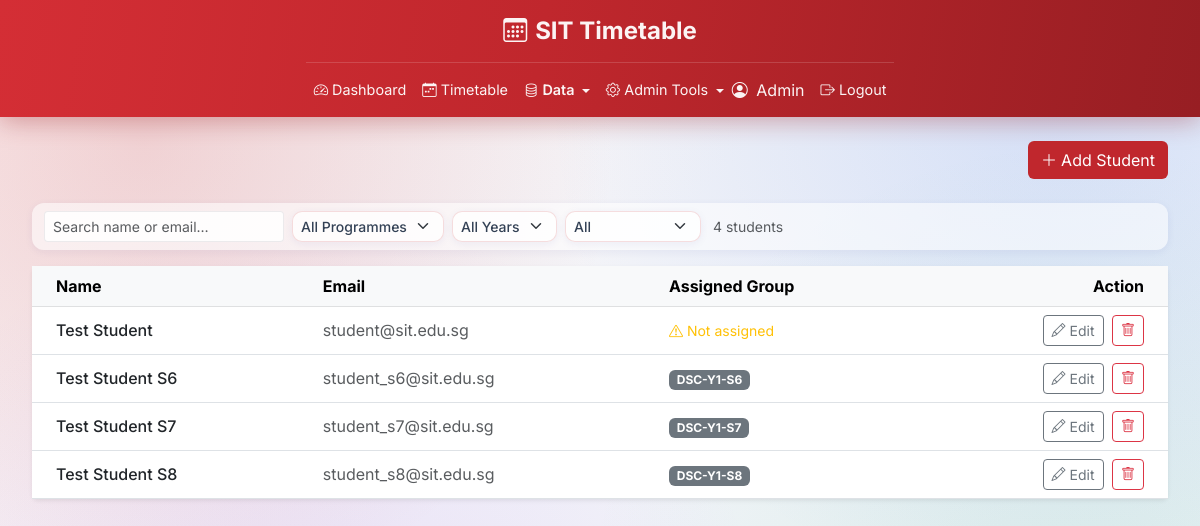
Page /admin/students (signed in) on the earlier database version.
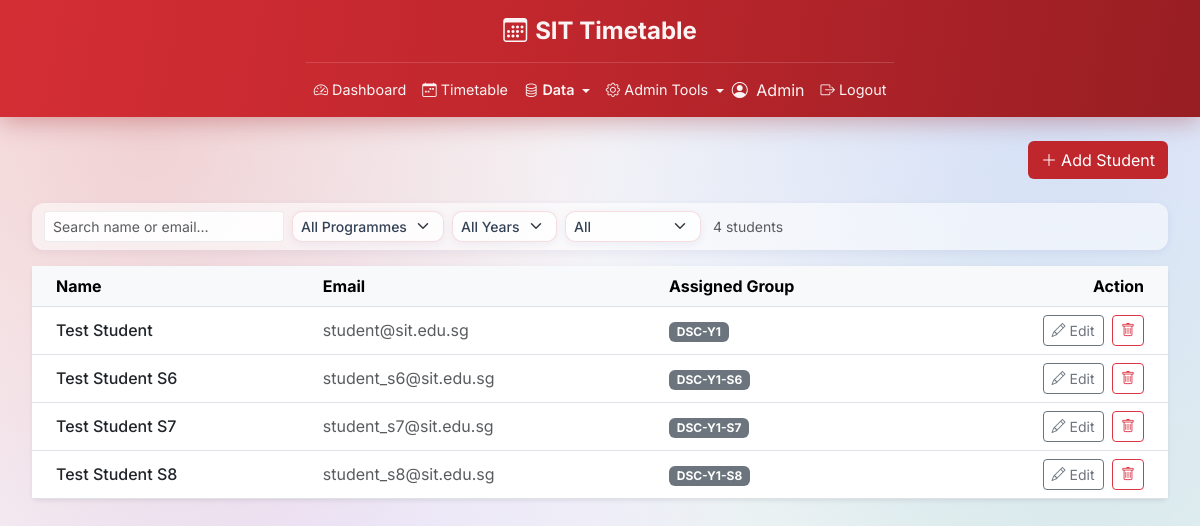
Same page on the later database version.
### app/models/user.py (models this page shows, shortened)
class User(UserMixin, db.Model):
    __tablename__ = 'users'
    id = db.Column(db.Integer, primary_key=True)
    name = db.Column(db.String(100), nullable=False)
    email = db.Column(db.String(120), unique=True, nullable=False)
    password_hash = db.Column(db.String(256), nullable=False)
    role = db.Column(db.Enum('admin', 'professor', 'student'), nullable=False)
    student_group_id = db.Column(
        db.Integer,
        db.ForeignKey('student_groups.id', ondelete='SET NULL'),
        nullable=True,
    )
    student_group = db.relationship('StudentGroup', foreign_keys=[student_group_id])

### app/models/student_group.py (models this page shows, shortened)
class StudentGroup(db.Model):
    __tablename__ = 'student_groups'
    id = db.Column(db.Integer, primary_key=True)
    programme_id = db.Column(db.Integer, db.ForeignKey('programmes.id'), nullable=False)
    year_level = db.Column(db.Integer, nullable=False)                          # 1, 2, or 3
    group_label = db.Column(db.String(20), nullable=False)                      # e.g. 'DSC-Y2' or 'DSC-Y2-A'
    intake_size = db.Column(db.Integer, nullable=False)                         # number of students in this group
    parent_id = db.Column(db.Integer, db.ForeignKey('student_groups.id'), nullable=True)  # NULL if top-level group
    programme = db.relationship('Programme', backref='student_groups')
    sub_groups = db.relationship('StudentGroup', backref=db.backref('parent', remote_side=[id]))

### app/routes/admin.py (the view)
@admin_bp.route('/students')
@login_required
def students():
    all_students = (User.query
                    .filter_by(role='student')
                    .order_by(User.name)
                    .all())
    return render_template('admin/students.html', students=all_students)

### app/models/user.py (called while the page is built)
@login_manager.user_loader
def load_user(user_id):
    return User.query.get(int(user_id))

### app/routes/admin.py (called while the page is built)
@admin_bp.before_request
@login_required
def require_admin():
    if not current_user.is_authenticated:
        return redirect(url_for('auth.login'))
    if current_user.role != 'admin':
        abort(403)

### app/templates/admin/students.html (shortened to what this page needs)
{% extends 'base.html' %}
{% block content %}
<div class="d-flex justify-content-end align-items-center mb-4">
    <a href="{{ url_for('admin.student_add') }}" class="btn text-white" style="background-color:#c0272d;">
        <i class="bi bi-plus-lg me-1"></i>Add Student
    </a>
</div>
{% if students %}
{% set programmes = students | selectattr('student_group') | map(attribute='student_group.programme.code') | unique | sort | list %}
{% set years = students | selectattr('student_group') | map(attribute='student_group.year_level') | unique | sort | list %}
<div class="filter-bar mb-3 d-flex flex-wrap gap-2 align-items-center">
    <input type="text" id="student-search" class="form-control form-control-sm" style="max-width:240px;"
           placeholder="Search name or email…" oninput="applyStudentFilters()">
    <select class="form-select form-select-sm select-glass" style="width:auto;" aria-label="Programme filter"
            onchange="setStudentFilter('programme', this.value)">
        <option value="all">All Programmes</option>
    </select>
    <select class="form-select form-select-sm select-glass" style="width:auto;" aria-label="Year filter"
            onchange="setStudentFilter('year', this.value)">
        <option value="all">All Years</option>
    </select>
    <select class="form-select form-select-sm select-glass" style="width:auto;" aria-label="Assignment filter"
            onchange="setStudentFilter('assigned', this.value)">
        <option value="all">All</option>
    </select>
    <span id="student-count" class="text-muted small ms-1"></span>
</div>
{% endif %}
<div class="card border-0 shadow-sm">
    <div class="card-body p-0">
        {% if students %}
        <table class="table table-hover align-middle mb-0">
            <thead class="table-light">
                <tr>
                    <th class="ps-4">Name</th>
                    <th>Email</th>
                    <th>Assigned Group</th>
                    <th class="text-end pe-4">Action</th>
                </tr>
            </thead>
            <tbody>
                {% for s in students %}
                <tr data-programme="{{ s.student_group.programme.code if s.student_group else '' }}"
                    data-year="{{ s.student_group.year_level if s.student_group else '' }}"
                    data-assigned="{{ 'yes' if s.student_group else 'no' }}">
                    <td class="ps-4 fw-medium">{{ s.name }}</td>
                    <td class="text-muted">{{ s.email }}</td>
                    <td>
                        {% if s.student_group %}
                            <span class="badge bg-secondary">{{ s.student_group.group_label }}</span>
                        {% else %}
                            <span class="text-warning small"><i class="bi bi-exclamation-triangle me-1"></i>Not assigned</span>
                        {% endif %}
                    </td>
                    <td class="text-end pe-4">
                        <a href="{{ url_for('admin.student_edit', user_id=s.id) }}"
                           class="btn btn-sm btn-outline-secondary me-1">
                            <i class="bi bi-pencil me-1"></i>Edit
                        </a>
                        <form method="POST" action="{{ url_for('admin.student_delete', user_id=s.id) }}"
                              class="d-inline"
                              onsubmit="return confirm('Delete account for {{ s.name }}? This cannot be undone.')">
                            <button type="submit" class="btn btn-sm btn-outline-danger">
                                <i class="bi bi-trash"></i>
                            </button>
                        </form>
                    </td>
                </tr>
                {% endfor %}
            </tbody>
        </table>
        {% endif %}
    </div>
</div>
{% endblock %}

### app/templates/base.html (shortened to what this page needs)
<!DOCTYPE html>
<html lang="en">
<head>
    <link href="https://cdn.jsdelivr.net/npm/bootstrap@5.3.0/dist/css/bootstrap.min.css" rel="stylesheet">
    <link href="https://cdn.jsdelivr.net/npm/bootstrap-icons@1.10.5/font/bootstrap-icons.css" rel="stylesheet">
</head>
<body>
    <nav class="navbar navbar-expand-lg navbar-sit p-0">
        <div class="app-container">
            <div class="d-flex justify-content-center py-2 border-bottom" style="border-color: rgba(255,255,255,0.15) !important;">
                <a class="navbar-brand fw-bold fs-4 m-0 d-flex align-items-center" href="#">
                    <i class="bi bi-calendar3 me-2"></i>SIT Timetable
                </a>
            </div>
            <div class="d-flex align-items-center py-2">
            <div class="collapse navbar-collapse" id="navbarMain">
                <ul class="navbar-nav me-auto mb-2 mb-lg-0">
                    {% if current_user.is_authenticated %}
                        {% if current_user.role == 'admin' %}
                            {% set data_active = request.endpoint and (
                                request.endpoint.startswith('admin.course') or
                                request.endpoint.startswith('admin.professor') or
                                request.endpoint.startswith('admin.student') or
                                request.endpoint.startswith('admin.room')
                            ) %}
                            {% set tools_active = request.endpoint in ('admin.declarations', 'admin.timetable_flags',
                                'admin.data_import', 'admin.audit_log', 'admin.system_info', 'admin.constraint_settings')
                                or (request.endpoint and 'event' in request.endpoint) %}
                            <li class="nav-item">
                                <a class="nav-link {% if request.endpoint == 'admin.dashboard' %}active{% endif %}"
                                   href="{{ url_for('admin.dashboard') }}">
                                    <i class="bi bi-speedometer2 me-1"></i>Dashboard
                                </a>
                            </li>
                            <li class="nav-item">
                                <a class="nav-link {% if request.endpoint == 'admin.timetable' %}active{% endif %}"
                                   href="{{ url_for('admin.timetable') }}">
                                    <i class="bi bi-calendar-week me-1"></i>Timetable
                                </a>
                            </li>
                            <li class="nav-item dropdown">
                                <a class="nav-link dropdown-toggle {% if data_active %}active{% endif %}"
                                   href="#" role="button" data-bs-toggle="dropdown">
                                    <i class="bi bi-database me-1"></i>Data
                                </a>
                            </li>
                            <li class="nav-item dropdown">
                                <a class="nav-link dropdown-toggle {% if tools_active %}active{% endif %}"
                                   href="#" role="button" data-bs-toggle="dropdown" style="position: relative;">
                                    <i class="bi bi-gear me-1"></i>Admin Tools
                                </a>
                            </li>
                        {% endif %}
                    {% endif %}
                </ul>
                {% if current_user.is_authenticated %}
                <ul class="navbar-nav ms-auto align-items-center">
                    <li class="nav-item me-2">
                        <span class="navbar-text">
                            <i class="bi bi-person-circle me-1"></i>
                            {{ current_user.name }}
                        </span>
                    </li>
                    <li class="nav-item">
                        <form method="POST" action="{{ url_for('auth.logout') }}" class="m-0">
                            <button type="submit" class="nav-link btn btn-link border-0">
                                <i class="bi bi-box-arrow-right me-1"></i>Logout
                            </button>
                        </form>
                    </li>
                </ul>
                {% endif %}
            </div>
            </div>
        </div>
    </nav>
    <main class="app-container my-4">
        {% block content %}{% endblock %}
    </main>
</body>
</html>

### app/templates/base.html (style rules this page uses)
:root { --bs-body-font-family: 'Inter', -apple-system, BlinkMacSystemFont, 'Segoe UI', Roboto, Helvetica, Arial, sans-serif; --bs-font-sans-serif: 'Inter', -apple-system, BlinkMacSystemFont, 'Segoe UI', Roboto, Helvetica, Arial, sans-serif; }
.btn { white-space: nowrap; }
.navbar-sit { background: linear-gradient(100deg, #d42e35 0%, #c0272d 45%, #971e23 100%); box-shadow: 0 4px 24px rgba(150, 20, 25, 0.35); }
.navbar-sit .navbar-brand, .navbar-sit .nav-link, .navbar-sit .navbar-text { color: rgba(255, 255, 255, 0.95) !important; }
.navbar-sit .nav-link.active { font-weight: 600; }
.navbar-sit .nav-link { font-size: 0.9rem; padding-left: 0.7rem; padding-right: 0.7rem; }
.navbar-sit .dropdown-toggle::after { vertical-align: 0.15em; }
.app-container { max-width: 1600px; margin-left: auto; margin-right: auto; padding-left: 2rem; padding-right: 2rem; }
body { background: radial-gradient(circle at 12% 18%, rgba(192, 39, 45, 0.16) 0%, transparent 38%), radial-gradient(circle at 88% 12%, rgba(37, 99, 235, 0.14) 0%, transparent 40%), radial-gradient(circle at 25% 85%, rgba(147, 51, 234, 0.11) 0%, transparent 42%), radial-gradient(circle at 90% 80%, rgba(22, 163, 74, 0.10) 0%, transparent 40%), linear-gradient(135deg, #fdf2f2 0%, #f3f4f8 45%, #eef4fb 100%); background-attachment: fixed; min-height: 100vh; }
.select-glass { background-color: rgba(255, 255, 255, 0.75); border: 1px solid rgba(192, 39, 45, 0.15); border-radius: 10px; font-weight: 500; color: #334155; box-shadow: 0 2px 8px rgba(31, 38, 135, 0.06); transition: border-color 0.15s ease, box-shadow 0.15s ease, background-color 0.15s ease; }
.filter-bar { background: rgba(255, 255, 255, 0.55); border-radius: 12px; padding: 8px 12px; box-shadow: 0 2px 8px rgba(31, 38, 135, 0.06); }
.filter-bar .form-control { background: rgba(255, 255, 255, 0.85); border: 1px solid rgba(15, 23, 42, 0.08); }

Differences in the rows shown:
changed User "Test Student": student_group.group_label (not shown) → "DSC-Y1"; no longer shows "Not assigned"
